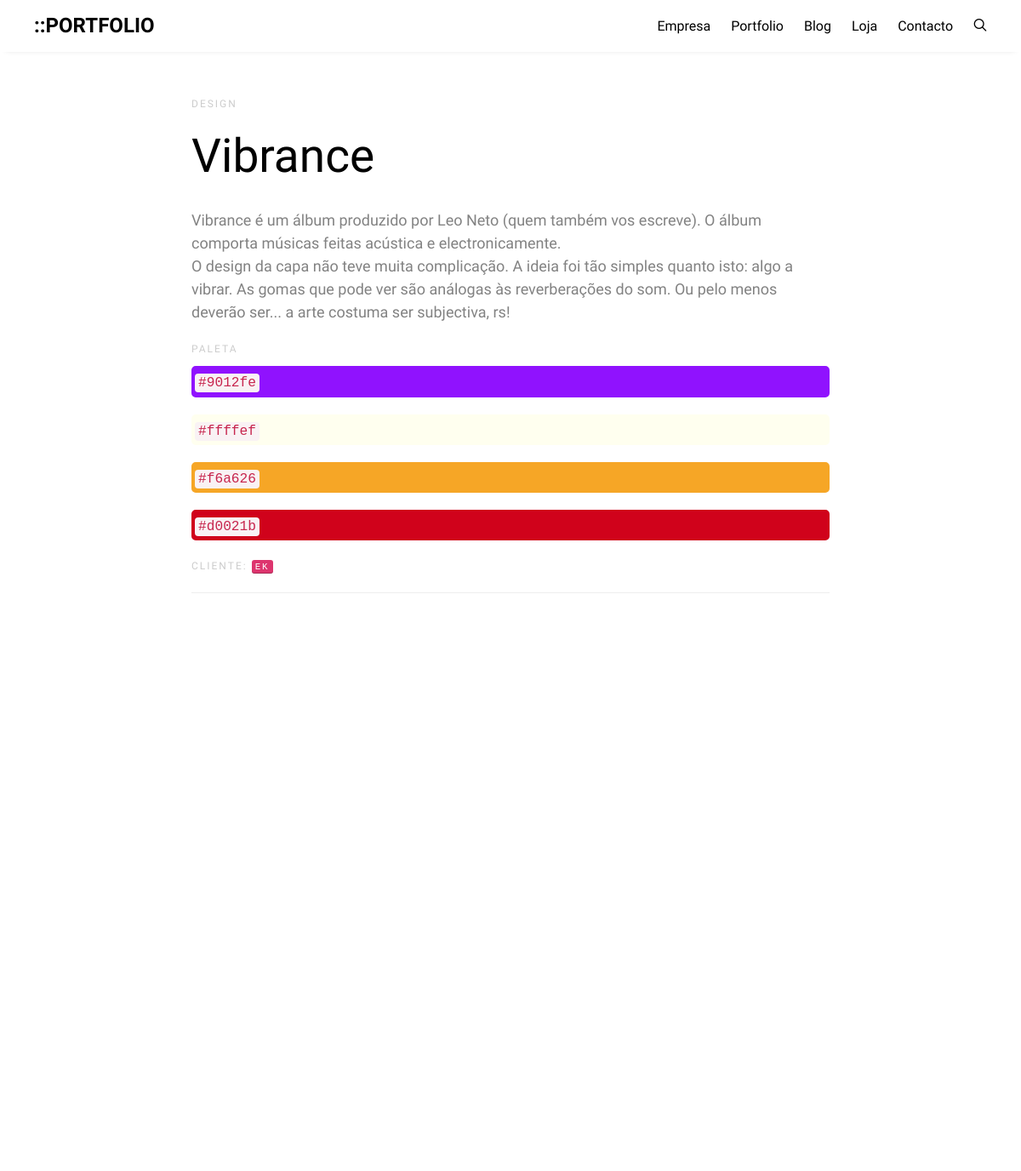
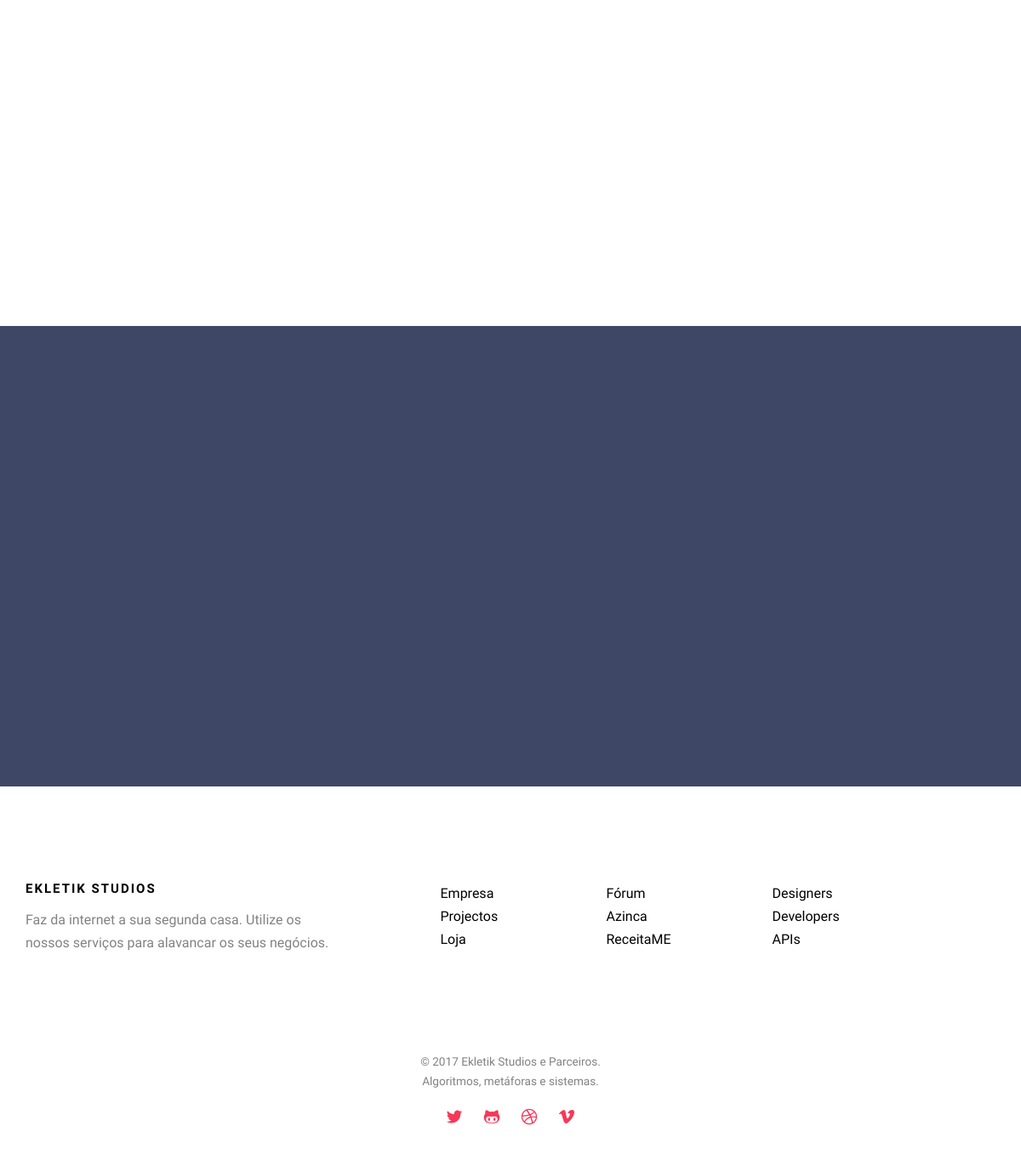
Screenshot of /portfolio/Vibrance with the database file from the repository (2 pictures, top to bottom).
### Portfolio/models.py (models this page shows, shortened)
class Projecto(models.Model):
    nome = models.CharField(max_length=100)
    tipo = models.CharField(max_length=100)
    autor = models.CharField(max_length=100)
    cliente = models.CharField(max_length=100)
    informacao = models.TextField(default="Etiam porta sem malesuada magna mollis euismod. Praesent commodo cursus magna...")
    detalhes_tecnicos = models.CharField(max_length=200, blank=True)
    totalCores = 0
    cor_1 = models.CharField(max_length=7, blank=True)
    cor_2 = models.CharField(max_length=7, blank=True)
    cor_3 = models.CharField(max_length=7, blank=True)
    cor_4 = models.CharField(max_length=7, blank=True)
    capa = models.ImageField(upload_to='projectos', blank=True)
    local = models.CharField(max_length=100)
    dias = models.IntegerField(default=1)
    destaque = models.BooleanField(default=False)
    data = models.DateField(auto_now=False, default=date.today)
    status = models.CharField(max_length=1, choices=STATUS_CHOICES, default='r')
    class Meta:
        verbose_name_plural = 'Portfolio'

class Cor(models.Model):
    projecto = models.ForeignKey(Projecto)
    cor_em_HEX = models.CharField(max_length=7)
    def __str__(self):
        return self.cor_em_HEX

### Portfolio/views.py (the view)
# urls.py: url(r'^portfolio/(?P<item>\D+)', P.portfolioItem, name='portfolioItem'),
def portfolioItem(request, item):
    p = Projecto.objects.get(nome=item)
    cores_do_projecto = Cor.objects.filter(projecto=p)
    tipo = p.tipo
    return render(request, 'Ek/portfolio-item.html',{
        'main': 'portfolio',
        'pagina': 'Portfolio',
        'item': p,
        'tipo': tipo,
        'descricao': p.informacao,
        'autor': p.autor,
        'cores': cores_do_projecto,
        'nome': p.nome,
        'capa': p.capa.url,
        'cliente': p.cliente,
        'software': p.detalhes_tecnicos,
        'id': p.id,
    })

### templates/Ek/portfolio-item.html (shortened to what this page needs)
{% extends 'base_loja.html' %}
{% load static from staticfiles %}
{% block theme-css %}
<link rel="stylesheet" href="{% static "css/geral.css" %}">
<link rel="stylesheet" href="{% static "css/portfolio-cores.css" %}">
    <link rel="stylesheet" href="{% static 'css/portfolio.css' %}">
{% endblock theme-css %}
{% block body %}
<div id="ek-blog" class="ek-bg-section">
  <div class="container">
    <div class="row animate-box row-pb-md" data-animate-effect="fadeInUp">
        <div class="col-md-8 col-md-offset-2 text-left ek-heading">
          <span class="">{{ tipo }}</span>
            <h2 class="">{{ nome }}</h2>
            <p class="">{{ descricao | safe | linebreaks}}</p>
            {% if cores %}
            <span class="Paleta">Paleta</span>
                {% for cor in cores %}
                    {% if cor.cor_em_HEX == "#FFFFFF" %}
                        <p class="{{ nome }}" style="background:{{ cor }}; border: solid; border-width: 4px; border-radius: 5px; border-color:#000">
                            <code>{{ cor|lower }}</code>
                        </p>
                    {% else %}
                        <p class="{{ nome }}" style="background:{{ cor }}; border: solid; border-width: 4px; border-radius: 5px; border-color:{{ cor }}">
                            <code>{{ cor|lower }}</code>
                        </p>
                    {% endif %}
                {% endfor %}
            {% endif %}
            <span>Cliente: <kbd>{{ cliente }}</kbd></span>
            <hr>
        </div>
    </div>
  </div>
</div>
{% endblock body %}

### ek_static/css/geral.css (style rules this page uses)
body { font-family: "Open Sans", Arial, sans-serif; font-weight: 400; font-size: 16px; line-height: 1.7; color: #828282; background: #fff; }
kbd { background: #dd356e; }
p { margin-bottom: 20px; }
h1, h2, h3, h4, h5, h6, figure { color: #000; font-family: "Open Sans", Arial, sans-serif; font-weight: 400; margin: 0 0 20px 0; }
.ek-bg-section { background: #F0F5F9; }
#ek-services, #ek-started, #ek-testimonial, #ek-blog, #ek-project, #ek-about, #ek-team, #ek-contact, #ek-footer { padding: 7em 0; clear: both; }
#ek-blog { background: #fff; }
.ek-heading { margin-bottom: 2em; }
.ek-heading h2 { font-size: 55px; margin-bottom: 0px; line-height: 1.5; font-weight: 300; color: #000; }
.ek-heading p { font-size: 18px; line-height: 1.5; color: #828282; }
.ek-heading span { display: block; margin-bottom: 10px; text-transform: uppercase; font-size: 12px; letter-spacing: 2px; color: #cccccc; }
.row-pb-md { padding-bottom: 4em !important; }
.js .animate-box { opacity: 0; }

### rows the page displays
Projecto: tipo "DESIGN", nome "Vibrance", informacao "Vibrance é um álbum produzido por Leo Neto (quem também vos escreve). O álbum comporta músicas feitas acústica e electronicamente. O design da capa não teve muita complicação. A ideia foi tão simples quanto isto: algo a vibrar. As gomas que pode ver são análogas às reverberações do som. Ou pelo menos deverão ser... a arte costuma ser subjectiva, rs!", cliente "EK"
Cor: cor_em_HEX "#9012fe"
Cor: cor_em_HEX "#ffffef"
Cor: cor_em_HEX "#f6a626"
Cor: cor_em_HEX "#d0021b"

### other values shown
{{ pagina }} "PORTFOLIO"
